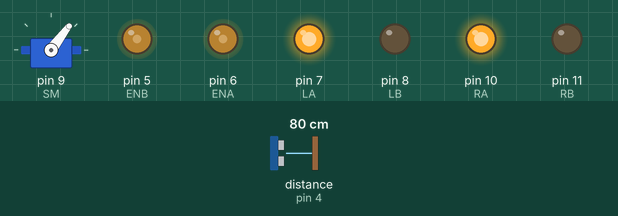
Bench run of a sketch on a simulated Arduino Uno, built with avr-gcc and run on an emulated ATmega328P. On the bench: servo, output pins drawn as LEDs (lit = HIGH). Wiring (inferred from the names in the program): ultrasonic range finder: trigger pin 2; echo pin 4. Inputs (shaded band) come from the test bench; at power-on: distance to the obstacle (sensor on pin 4) 80 cm. The echo pulse lasts 58.3 µs per cm; pins used as bus, display or sensor lines are not drawn.

Above: at 4.2 s.
4.3 s: distance to the obstacle (sensor on pin 4) set to 38 cm
5.8 s: distance to the obstacle (sensor on pin 4) set to 34 cm
At 8.7 s:
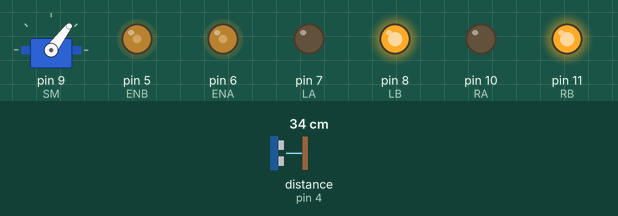
8.8 s: distance to the obstacle (sensor on pin 4) set to 60 cm
At 11.3 s:
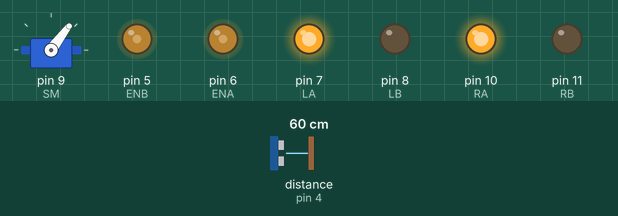
11.6 s: distance to the obstacle (sensor on pin 4) set to 2 cm
At 13.2 s:
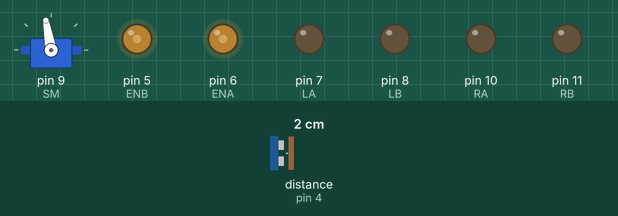
Timing chart, 0 to 15.6 s (numbered marks = the images above; inputs shaded):
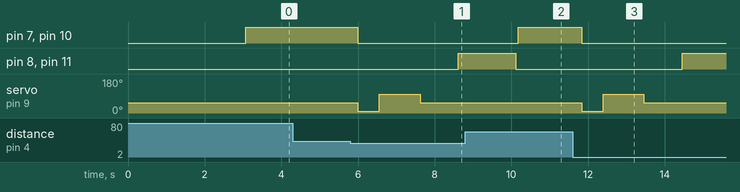

Measured:
- the behaviour switches between 37 and 36 cm on distance to the obstacle (sensor on pin 4) (found by bisection; images 0 and 1)
- after the input at 4.3 s, every drawn part: stays the same
- after the input at 5.8 s, pin 7 (LA), pin 10 (RA): HIGH → LOW after 0.19 s; pin 8 (LB), pin 11 (RB): LOW → HIGH after 2.8 s; servo on pin 9 (SM): 53° → 10° after 0.19 s, → 100° 0.56 s later, → 53° 1.1 s later
- after the input at 8.8 s, pin 7 (LA), pin 10 (RA): LOW → HIGH after 1.4 s; servo on pin 9 (SM): stays 53° (without the input it goes to 10° after 1.5 s)
- after the input at 11.6 s, pin 7 (LA), pin 10 (RA): HIGH → LOW after 0.24 s; pin 8 (LB), pin 11 (RB): LOW → HIGH after 2.9 s; servo on pin 9 (SM): 53° → 10° after 0.24 s, → 100° 0.56 s later, → 53° 1.1 s later

The sketch:

Electro_OAC_Final1.ino
```cpp
#include<Servo.h>
Servo SM;

#define LA 7
#define LB 8
#define RA 10
#define RB 11
#define ENA 6
#define ENB 5

#define trigpin 2
#define echo 4

void setup() {
  // put your setup code here, to run once:
  pinMode(LA, OUTPUT);
  pinMode(LB, OUTPUT);
  pinMode(RA, OUTPUT);
  pinMode(RB, OUTPUT);
  pinMode(ENA, OUTPUT);
  pinMode(ENB, OUTPUT);

  pinMode(trigpin, OUTPUT);
  pinMode(echo, INPUT);

  analogWrite(ENA, 100);
  analogWrite(ENB, 100);

  SM.attach(9);
  SM.write(53);
  delay(3000);


}
int distance;
void loop() {
  // put your main code here, to run repeatedly:
  findDistance() ;

  if (distance > 35)
   {
    forward();
  } else
  {
    delay(60);
    findDistance();
    if (distance > 35) {
      forward();
    } else {
      Stop();
      SM.write(10);
      delay(500);
      findDistance();
      if (distance>35)
      {
        SM.write(53);
        delay(1000);
        rightward();
        delay(500);
        Stop();
      }
      else
      {
        SM.write(100);
        delay(1000);
        findDistance();
        if (distance>35){
          SM.write(53);
          delay(1000);
          leftward();
          delay(500);
          Stop();
        }else{
          SM.write(53);
          delay(1000);
          backward();
          delay(1500);
          Stop();

        }
      }
    }
  }
}
void forward() {
  digitalWrite(LA, HIGH);
  digitalWrite(LB, LOW);
  digitalWrite(RA, HIGH);
  digitalWrite(RB, LOW);
}
void backward() {
  digitalWrite(LA, LOW);
  digitalWrite(LB, HIGH);
  digitalWrite(RA, LOW);
  digitalWrite(RB, HIGH);
}
void leftward() {
  digitalWrite(LA, HIGH);
  digitalWrite(LB, LOW);
  digitalWrite(RA, LOW);
  digitalWrite(RB, HIGH);
}
void rightward() {
  digitalWrite(LA, LOW);
  digitalWrite(LB, HIGH);
  digitalWrite(RA, HIGH);
  digitalWrite(RB, LOW);
}
void Stop() {
  digitalWrite(LA, LOW);
  digitalWrite(LB, LOW);
  digitalWrite(RA, LOW);
  digitalWrite(RB, LOW);
}

void findDistance() {
  int duration;
  digitalWrite(trigpin, HIGH);
  delayMicroseconds(10);
  digitalWrite(trigpin, LOW);

  duration = pulseIn(echo, HIGH);
  distance = (1 / 29.1) * (duration / 2);
  delay(60);

}
```
